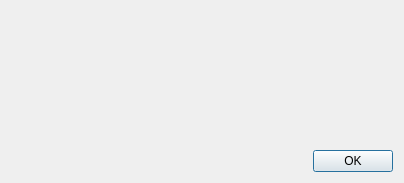
<?xml version="1.0" encoding="UTF-8"?>
<ui version="4.0">
 <class>Dialog</class>
 <widget class="QDialog" name="Dialog">
  <property name="geometry">
   <rect>
    <x>0</x>
    <y>0</y>
    <width>404</width>
    <height>183</height>
   </rect>
  </property>
  <property name="windowTitle">
   <string>Alerta</string>
  </property>
  <layout class="QVBoxLayout" name="verticalLayout">
   <item>
    <widget class="QLabel" name="label">
     <property name="autoFillBackground">
      <bool>false</bool>
     </property>
     <property name="text">
      <string/>
     </property>
    </widget>
   </item>
   <item>
    <widget class="QDialogButtonBox" name="buttonBox">
     <property name="orientation">
      <enum>Qt::Horizontal</enum>
     </property>
     <property name="standardButtons">
      <set>QDialogButtonBox::Ok</set>
     </property>
    </widget>
   </item>
  </layout>
 </widget>
 <resources/>
 <connections>
  <connection>
   <sender>buttonBox</sender>
   <signal>accepted()</signal>
   <receiver>Dialog</receiver>
   <slot>accept()</slot>
   <hints>
    <hint type="sourcelabel">
     <x>248</x>
     <y>254</y>
    </hint>
    <hint type="destinationlabel">
     <x>157</x>
     <y>274</y>
    </hint>
   </hints>
  </connection>
  <connection>
   <sender>buttonBox</sender>
   <signal>rejected()</signal>
   <receiver>Dialog</receiver>
   <slot>reject()</slot>
   <hints>
    <hint type="sourcelabel">
     <x>316</x>
     <y>260</y>
    </hint>
    <hint type="destinationlabel">
     <x>286</x>
     <y>274</y>
    </hint>
   </hints>
  </connection>
 </connections>
</ui>
